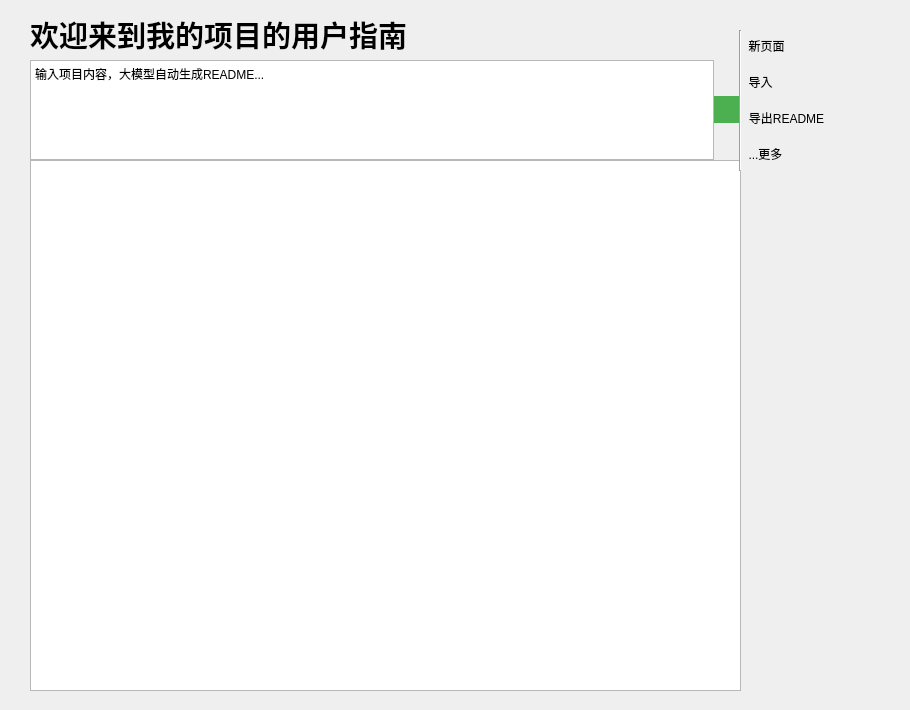
    <widget class="QWidget" name="help">
     <widget class="Line" name="line_10">
      <property name="geometry">
       <rect>
        <x>730</x>
        <y>30</y>
        <width>20</width>
        <height>141</height>
       </rect>
      </property>
      <property name="orientation">
       <enum>Qt::Orientation::Vertical</enum>
      </property>
     </widget>
     <widget class="QWidget" name="widget_34" native="true">
      <property name="geometry">
       <rect>
        <x>740</x>
        <y>30</y>
        <width>161</width>
        <height>143</height>
       </rect>
      </property>
      <layout class="QVBoxLayout" name="verticalLayout_27">
       <item>
        <widget class="QToolButton" name="toolButton_149">
         <property name="styleSheet">
          <string notr="true">QToolButton {
    border: none;
    padding: 4px;
}
QToolButton:hover {
	color: rgb(0, 100, 255);
}

QToolButton:pressed {
	color: rgb(0, 100, 255);
}</string>
         </property>
         <property name="text">
          <string>新页面</string>
         </property>
         <property name="icon">
          <iconset theme="QIcon::ThemeIcon::FolderNew"/>
         </property>
         <property name="toolButtonStyle">
          <enum>Qt::ToolButtonStyle::ToolButtonTextBesideIcon</enum>
         </property>
        </widget>
       </item>
       <item>
        <widget class="QToolButton" name="toolButton_150">
         <property name="styleSheet">
          <string notr="true">QToolButton {
    border: none;
    padding: 4px;
}

QToolButton:hover {
	color: rgb(0, 100, 255);
}

QToolButton:pressed {
	color: rgb(0, 100, 255);

}</string>
         </property>
         <property name="text">
          <string>导入</string>
         </property>
         <property name="icon">
          <iconset theme="QIcon::ThemeIcon::DocumentOpen"/>
         </property>
         <property name="toolButtonStyle">
          <enum>Qt::ToolButtonStyle::ToolButtonTextBesideIcon</enum>
         </property>
        </widget>
       </item>
       <item>
        <widget class="QToolButton" name="toolButton_151">
         <property name="styleSheet">
          <string notr="true">QToolButton {
    border: none;
    padding: 4px;
}

QToolButton:hover {
	color: rgb(0, 100, 255);
}

QToolButton:pressed {
	color: rgb(0, 100, 255);
}</string>
         </property>
         <property name="text">
          <string>导出README</string>
         </property>
         <property name="icon">
          <iconset theme="QIcon::ThemeIcon::DocumentSaveAs"/>
         </property>
         <property name="toolButtonStyle">
          <enum>Qt::ToolButtonStyle::ToolButtonTextBesideIcon</enum>
         </property>
        </widget>
       </item>
       <item>
        <widget class="QToolButton" name="toolButton_152">
         <property name="styleSheet">
          <string notr="true">QToolButton {
    border: none;
    padding: 4px;
}

QToolButton:hover {
	color: rgb(0, 100, 255);
}

QToolButton:pressed {
color: rgb(0, 100, 255);}</string>
         </property>
         <property name="text">
          <string>...更多</string>
         </property>
        </widget>
       </item>
      </layout>
     </widget>
     <widget class="QWidget" name="widget_32" native="true">
      <property name="geometry">
       <rect>
        <x>0</x>
        <y>0</y>
        <width>741</width>
        <height>701</height>
       </rect>
      </property>
      <layout class="QVBoxLayout" name="verticalLayout_26">
       <property name="spacing">
        <number>0</number>
       </property>
       <property name="leftMargin">
        <number>30</number>
       </property>
       <property name="topMargin">
        <number>10</number>
       </property>
       <property name="bottomMargin">
        <number>10</number>
       </property>
       <item>
        <widget class="QLabel" name="label_20">
         <property name="minimumSize">
          <size>
           <width>709</width>
           <height>50</height>
          </size>
         </property>
         <property name="maximumSize">
          <size>
           <width>10000</width>
           <height>50</height>
          </size>
         </property>
         <property name="styleSheet">
          <string notr="true">QLabel {
  border: none;
    margin: 0px;
    padding: 0px;
}</string>
         </property>
         <property name="text">
          <string>&lt;html&gt;&lt;head/&gt;&lt;body&gt;&lt;p&gt;&lt;span style=&quot; font-size:22pt; font-weight:700;&quot;&gt;欢迎来到我的项目的用户指南&lt;/span&gt;&lt;/p&gt;&lt;/body&gt;&lt;/html&gt;</string>
         </property>
        </widget>
       </item>
       <item>
        <widget class="QWidget" name="widget_33" native="true">
         <layout class="QHBoxLayout" name="horizontalLayout_12">
          <property name="spacing">
           <number>0</number>
          </property>
          <property name="leftMargin">
           <number>0</number>
          </property>
          <property name="topMargin">
           <number>0</number>
          </property>
          <property name="rightMargin">
           <number>0</number>
          </property>
          <property name="bottomMargin">
           <number>0</number>
          </property>
          <item>
           <widget class="QTextEdit" name="textEdit_17">
            <property name="sizePolicy">
             <sizepolicy hsizetype="Expanding" vsizetype="Fixed">
              <horstretch>0</horstretch>
              <verstretch>0</verstretch>
             </sizepolicy>
            </property>
            <property name="minimumSize">
             <size>
              <width>0</width>
              <height>100</height>
             </size>
            </property>
            <property name="maximumSize">
             <size>
              <width>16777215</width>
              <height>100</height>
             </size>
            </property>
            <property name="html">
             <string>&lt;!DOCTYPE HTML PUBLIC &quot;-//W3C//DTD HTML 4.0//EN&quot; &quot;http://www.w3.org/TR/REC-html40/strict.dtd&quot;&gt;
&lt;html&gt;&lt;head&gt;&lt;meta name=&quot;qrichtext&quot; content=&quot;1&quot; /&gt;&lt;meta charset=&quot;utf-8&quot; /&gt;&lt;style type=&quot;text/css&quot;&gt;
p, li { white-space: pre-wrap; }
hr { height: 1px; border-width: 0; }
li.unchecked::marker { content: &quot;\2610&quot;; }
li.checked::marker { content: &quot;\2612&quot;; }
&lt;/style&gt;&lt;/head&gt;&lt;body style=&quot; font-family:'Microsoft YaHei UI'; font-size:9pt; font-weight:400; font-style:normal;&quot;&gt;
&lt;p style=&quot; margin-top:0px; margin-bottom:0px; margin-left:0px; margin-right:0px; -qt-block-indent:0; text-indent:0px;&quot;&gt;输入项目内容，大模型自动生成README...&lt;/p&gt;&lt;/body&gt;&lt;/html&gt;</string>
            </property>
           </widget>
          </item>
          <item>
           <widget class="QToolButton" name="toolButton_10">
            <property name="styleSheet">
             <string notr="true">QToolButton {
    border: none;
    background-color: #4CAF50;  /* 背景色 */
    color: white;               /* 文字颜色 */
    padding: 4px;
}

QToolButton:hover {
    background-color: #45a049;  /* 悬停状态 */
}

QToolButton:pressed {
    background-color: #3d8b40;  /* 按下状态 */
}</string>
            </property>
            <property name="text">
             <string/>
            </property>
            <property name="icon">
             <iconset theme="QIcon::ThemeIcon::MediaPlaybackStart"/>
            </property>
           </widget>
          </item>
         </layout>
        </widget>
       </item>
       <item>
        <widget class="QTextEdit" name="textEdit_18"/>
       </item>
      </layout>
     </widget>
     <zorder>widget_34</zorder>
     <zorder>widget_32</zorder>
     <zorder>line_10</zorder>
    </widget>
